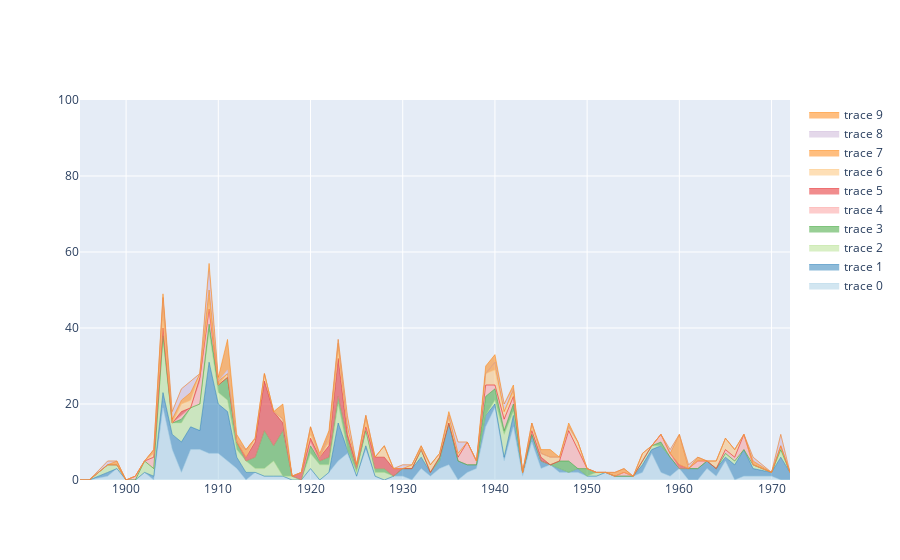

The notebook cell this image was saved under:
### Code cell
x = res_picasso['ano'].unique()
colorvec = ['#a6cee3','#1f78b4','#b2df8a','#33a02c','#fb9a99','#e31a1c','#fdbf6f','#ff7f00','#cab2d6', '#ff7f00','#cab2d6']

fig = go.Figure()
for i in range(0,10):
    fig.add_trace(go.Scatter(
    x=x, y=yfinal[i],
    hoverinfo='x+y',
    mode='lines',
    line=dict(width=0.5, color=colorvec[i]),
    stackgroup='one' # define stack group
    #groupnorm='percent'
))

fig.update_layout(yaxis_range=(0, 100))
fig.show()
